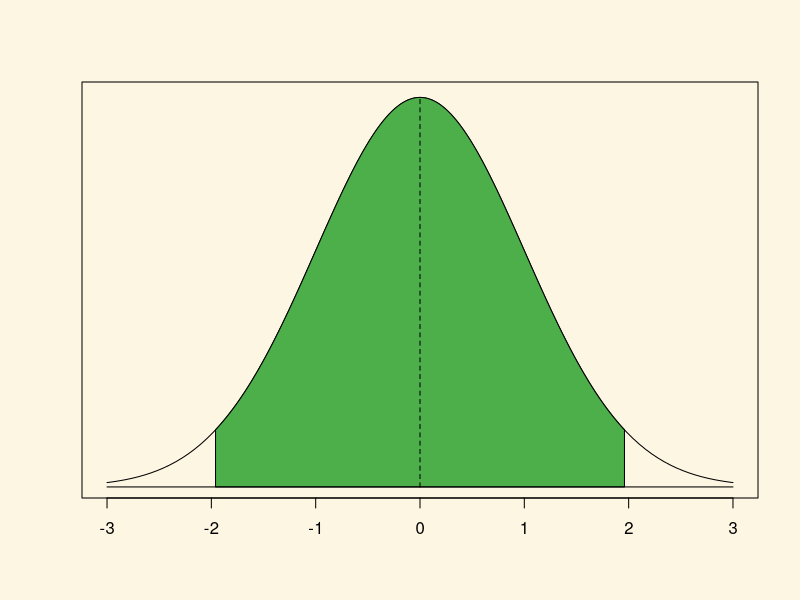
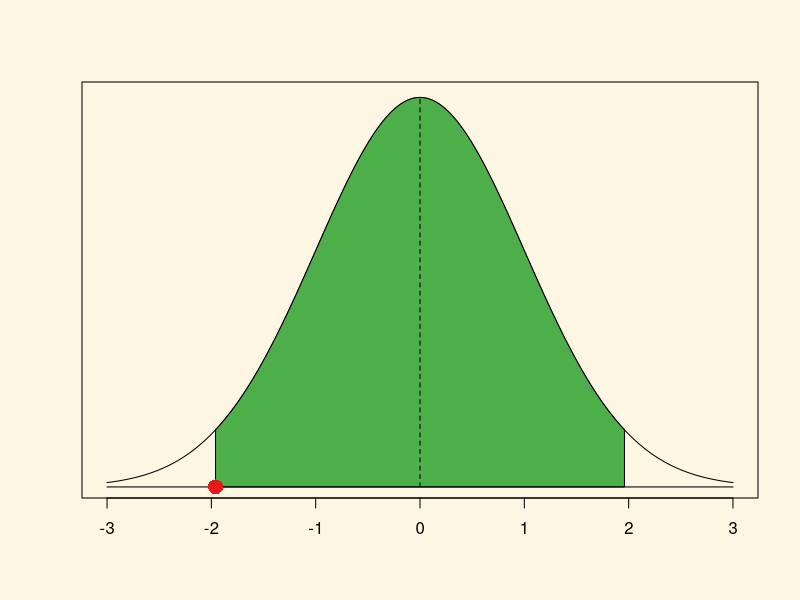
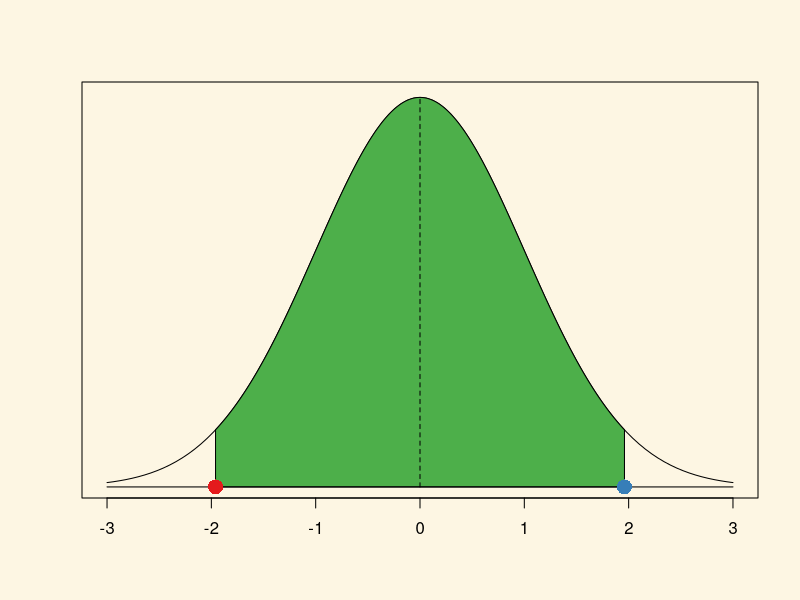
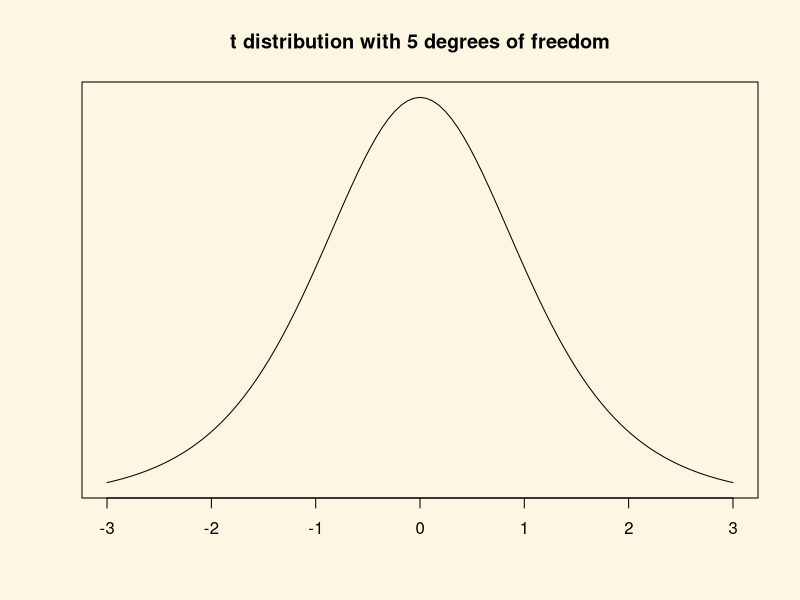
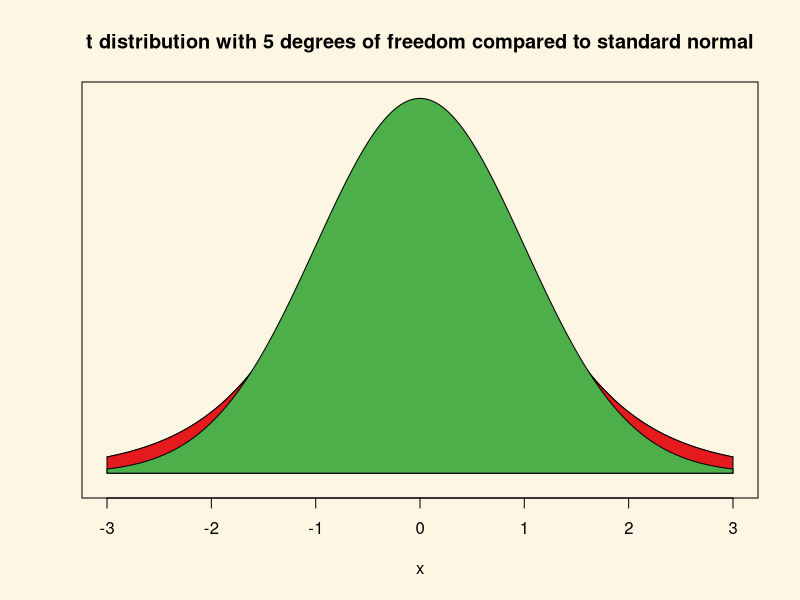
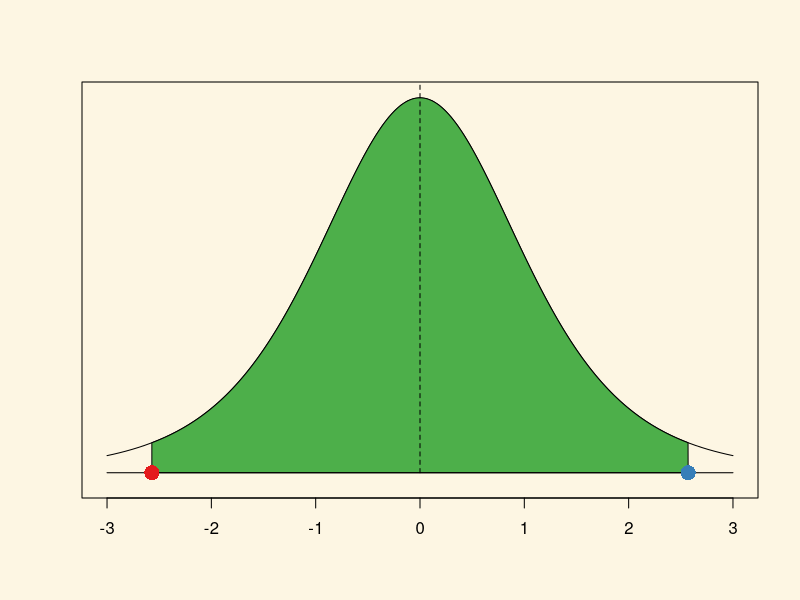
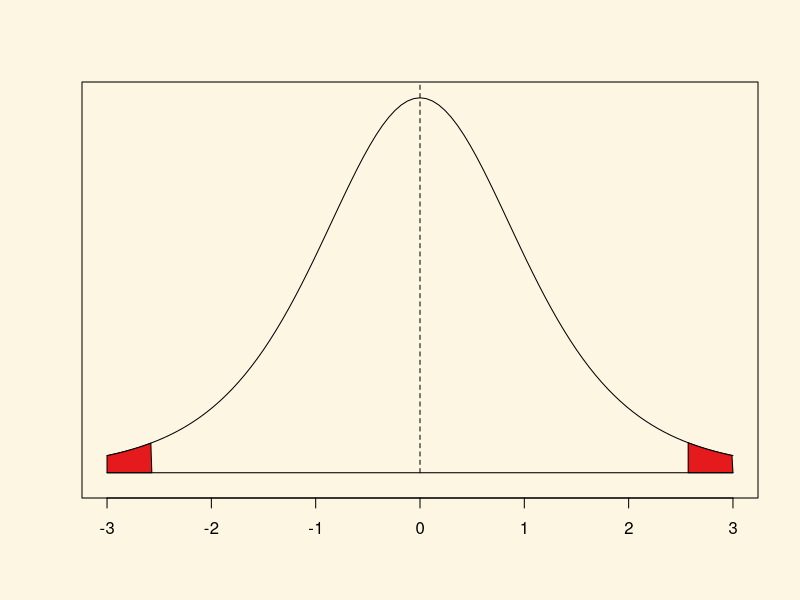
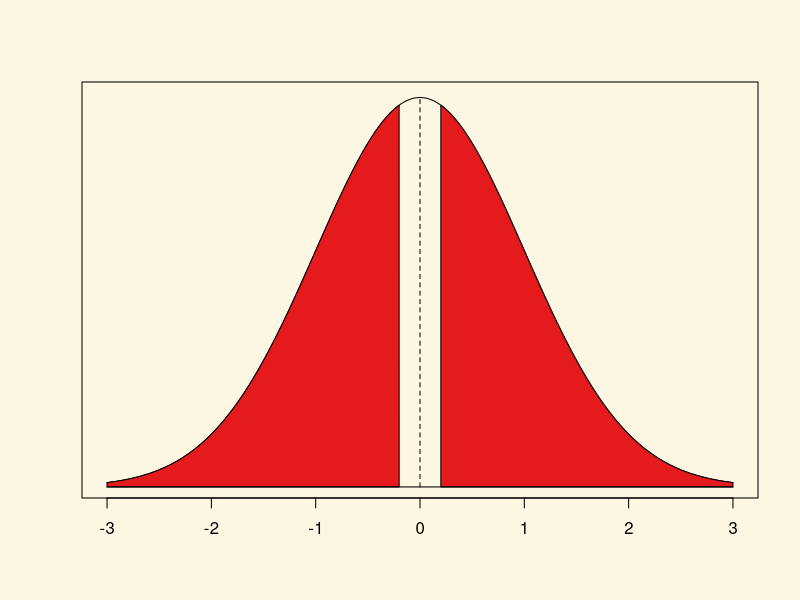

Source code (R) for these figures, in order:
## ---- chunk 1
knitr::kable(tibble::tribble(
  ~Variable,     ~Description,
  "h_j",    "1 if Free Judiciary",
  "wdi_gdpc",      "Per capita wealth in US dollars",
  "undp_hdi",      "Human development index (higher values = higher quality of life)",
  "wbgi_cce",      "Control of corruption index (higher values = more control of corruption)",
  "wbgi_pse",    "Political stability index (higher values = more stable)",
  "former_col",    "1 = country was a colony once",
  "lp_lat_abst",    "Latitude of country's captial divided by 90"
))
## ---- chunk 2
world.data <- read.csv("QoG2012.csv")
## ---- chunk 3
summary(world.data)
## ---- chunk 4
names(world.data)[2] <- "wealth" 
names(world.data)
## ---- chunk 5
mean(world.data$wealth)
## ---- chunk 6
# copy of the dataset
full.data <- world.data

# delete rows from dataset that have missings on wealth variable
world.data <- world.data[ !is.na(world.data$wealth) , ]
## ---- chunk 7
mean(world.data$wealth)
## ---- chunk 8
se.y_bar <- (sd(world.data$wealth) / sqrt( length(world.data$wealth) ))
se.y_bar
## ---- chunk 9
mean(world.data$wealth)
## ---- chunk 10
n <- length(world.data$wealth)
n
## ---- chunk 11
se.y_bar <- sd(world.data$wealth) / sqrt(n)
## ---- chunk 12
# lower bound
lb <- mean(world.data$wealth) - 1.96 * se.y_bar
# upper bound
ub <- mean(world.data$wealth) + 1.96 * se.y_bar
# results (the population mean lies within this interval with 95% probability)
lb # lower bound
mean(world.data$wealth) # sample mean
ub # upper bound
## ---- chunk 13
ci <- cbind(lower_bound = lb, mean = mean(world.data$wealth), upper_bound = ub)
ci
## ---- chunk 14
t.value <- (mean(world.data$wealth) - 10000) / se.y_bar
t.value
## ---- chunk 15
2* ( 1 - pt(t.value, df = (n-1) ))
## ---- chunk 16
t.test(world.data$wealth, mu = 10000, alt = "two.sided") 

## ---- chunk 17
options(repos=c(CRAN="https://ftp.gwdg.de/pub/misc/cran/"))
install.packages("RColorBrewer")
library(RColorBrewer)
c.cols <- brewer.pal(3, "Set1")
## ---- chunk 18
par(bg = '#fdf6e3')
curve(dnorm(x, 0, 1), xlim = c(-3, 3), ylab = "", yaxt = "n", xlab = "")
c.x <- c(-1.96, seq(-1.96, 1.96, 0.01), 1.96 )
c.y <- c(0, dnorm(seq(-1.96, 1.96, 0.01)), 0 )
polygon(c.x, c.y, col=c.cols[3])
segments(x0=-3,y0=0,x1=3,y1=0)
segments(x0=0, y0 = 0, x1=0, y = dnorm(0), lty = "dashed")
## ---- chunk 19
#
qnorm(0.025, mean = 0, sd = 1)
## ---- chunk 20
par(bg = '#fdf6e3')
curve(dnorm(x, 0, 1), xlim = c(-3, 3), ylab = "", yaxt = "n", xlab = "")
c.x <- c(-1.96, seq(-1.96, 1.96, 0.01), 1.96 )
c.y <- c(0, dnorm(seq(-1.96, 1.96, 0.01)), 0 )
polygon(c.x, c.y, col=c.cols[3])
segments(x0=-3,y0=0,x1=3,y1=0)
segments(x0=0, y0 = 0, x1=0, y = dnorm(0), lty = "dashed")
points(x=qnorm(0.025, mean = 0, sd = 1), y = 0, pch = 16, cex = 2, col = c.cols[1])
## ---- chunk 21
qnorm(0.975, mean = 0, sd = 1)
## ---- chunk 22
par(bg = '#fdf6e3')
curve(dnorm(x, 0, 1), xlim = c(-3, 3), ylab = "", yaxt = "n", xlab = "")
c.x <- c(-1.96, seq(-1.96, 1.96, 0.01), 1.96 )
c.y <- c(0, dnorm(seq(-1.96, 1.96, 0.01)), 0 )
polygon(c.x, c.y, col=c.cols[3])
segments(x0=-3,y0=0,x1=3,y1=0)
segments(x0=0, y0 = 0, x1=0, y = dnorm(0), lty = "dashed")
points(x=qnorm(0.025, mean = 0, sd = 1), y = 0, pch = 16, cex = 2, col = c.cols[1])
points(x=qnorm(0.975, mean = 0, sd = 1), y = 0, pch = 16, cex = 2, col = c.cols[2])
## ---- chunk 23
par(bg = '#fdf6e3')
curve(dt(x, 5), xlim = c(-3, 3), ylab = "", yaxt = "n", main = "t distribution with 5 degrees of freedom", xlab = "")
## ---- chunk 24
par(bg = '#fdf6e3')
curve(dt(x, 5), xlim = c(-3, 3), ylab = "", yaxt = "n", 
      main = "t distribution with 5 degrees of freedom compared to standard normal", ylim = c(-0.01, .4))
c.x <- c(-3, seq(-3, 3, 0.01), 3 )
c.y <- c(0, dt(seq(-3, 3, 0.01), df = 5), 0 )
polygon(c.x, c.y, col=c.cols[1])
c.x <- c(-3, seq(-3, 3, 0.01), 3 )
c.y <- c(0, dnorm(seq(-3, 3, 0.01)), 0 )
polygon(c.x, c.y, col=c.cols[3])
## ---- chunk 25
# value for cumulative probability 95 percent in the t distribution with 5 degrees of freedom
qt(0.975, df = 5)
## ---- chunk 26
par(bg = '#fdf6e3')
curve(dt(x, df=5), xlim = c(-3, 3), ylab = "", yaxt = "n", ylim = c(-0.01, .38), xlab = "")
c.x <- c(qt(0.025, df = 5), seq(qt(0.025, df = 5), qt(0.975, df = 5), 0.01), qt(0.975, df = 5) )
c.y <- c(0, dt(seq(qt(0.025, df = 5), qt(0.975, df = 5), 0.01), df = 5), 0 )
polygon(c.x, c.y, col=c.cols[3])
segments(x0=-3,y0=0,x1=3,y1=0)
segments(x0=0, y0 = 0, x1=0, y = dnorm(0), lty = "dashed")

points(x=qt(0.025, df = 5), y = 0, pch = 16, cex = 2, col = c.cols[1])
points(x=qt(0.975, df = 5), y = 0, pch = 16, cex = 2, col = c.cols[2])
## ---- chunk 27
summary(world.data$wealth)
## ---- chunk 28
which(world.data$h_j==1)
## ---- chunk 29
mean( world.data$wealth[which(world.data$h_j==1)])
## ---- chunk 30
mean( world.data$wealth[which(world.data$h_j==0)])
## ---- chunk 31
# t.test for the difference between 2 means
t.test(world.data$wealth[which(world.data$h_j==1)], # mean 1  
       world.data$wealth[which(world.data$h_j==0)], # mean 2
       mu = 0, # difference under the null hypothesis
       alt = "two.sided",  # two sided test (difference in means could be smaller or larger than 0)
       conf = 0.95) # confidence interval
## ---- chunk 32
(1 - pt(2.9, df = 5)) *2
## ---- chunk 33
par(bg = '#fdf6e3')
curve(dt(x, df=5), xlim = c(-3, 3), ylab = "", yaxt = "n", ylim = c(-0.01, .38), xlab = "")
c.x <- c(qt(0.975, df = 5), seq(qt(0.975, df = 5), 3, 0.01), 3 )
c.y <- c(0, dt(seq(qt(0.975, df = 5), 3, 0.01), df = 5), 0 )
polygon(c.x, c.y, col=c.cols[1])

c.x <- c(-3, seq(-3, qt(0.025, df = 5), 0.01), qt(0.025, df = 5) )
c.y <- c(0, dt(seq(-3, qt(0.025, df = 5), 0.01), df = 5), 0 )
polygon(c.x, c.y, col=c.cols[1])

segments(x0=-3,y0=0,x1=3,y1=0)
segments(x0=0, y0 = 0, x1=0, y = dnorm(0), lty = "dashed")
## ---- chunk 34
(1 - pnorm(0.1995059))*2
## ---- chunk 35
par(bg = '#fdf6e3')
curve(dnorm(x, 0, 1), xlim = c(-3, 3), ylab = "", yaxt = "n", xlab = "")

c.x <- c(0.1995059, seq(0.1995059, 3, 0.01), 3 )
c.y <- c(0, dnorm(seq(0.1995059, 3, 0.01)), 0 )
polygon(c.x, c.y, col=c.cols[1])

c.x <- c(-3, seq(-3, -0.1995059, 0.01), -0.1995059 )
c.y <- c(0, dnorm(seq(-3, -0.1995059, 0.01)), 0 )
polygon(c.x, c.y, col=c.cols[1])

segments(x0=-3,y0=0,x1=3,y1=0)
segments(x0=0, y0 = 0, x1=0, y = dnorm(0), lty = "dashed")
## ---- chunk 36
par(bg = '#fdf6e3')
# scatterplot
plot(world.data$undp_hdi ~ world.data$wbgi_cce,
  xlim = c(xmin = -2, xmax = 3),
  ylim = c(ymin = 0, ymax = 1),
  frame = FALSE,
  xlab = "World Bank Control of Corruption Index",
  ylab = "UNDP Human Development Index",
  main = "Relationship b/w Quality of Institutions and Quality of Life"
  )
## ---- chunk 37
cor(y = world.data$undp_hdi, x = world.data$wbgi_cce, use = "complete.obs")
